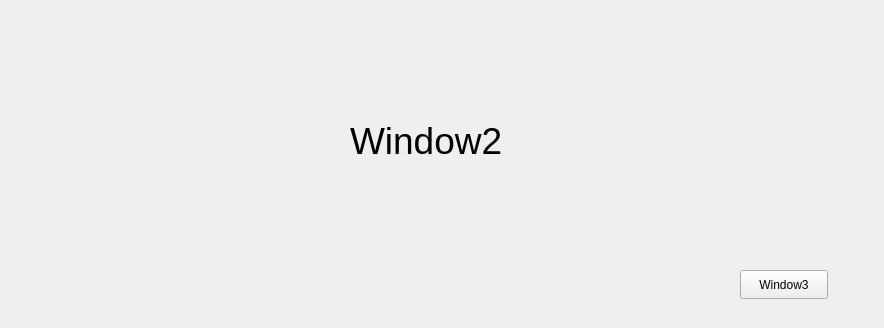
<?xml version="1.0" encoding="UTF-8"?>
<ui version="4.0">
 <class>Form</class>
 <widget class="QWidget" name="Form">
  <property name="geometry">
   <rect>
    <x>0</x>
    <y>0</y>
    <width>884</width>
    <height>328</height>
   </rect>
  </property>
  <property name="windowTitle">
   <string>Form</string>
  </property>
  <widget class="QLabel" name="label">
   <property name="geometry">
    <rect>
     <x>350</x>
     <y>80</y>
     <width>171</width>
     <height>121</height>
    </rect>
   </property>
   <property name="font">
    <font>
     <pointsize>28</pointsize>
    </font>
   </property>
   <property name="text">
    <string>Window2</string>
   </property>
  </widget>
  <widget class="QPushButton" name="btn_2">
   <property name="geometry">
    <rect>
     <x>740</x>
     <y>270</y>
     <width>88</width>
     <height>29</height>
    </rect>
   </property>
   <property name="text">
    <string>Window3</string>
   </property>
  </widget>
 </widget>
 <resources/>
 <connections/>
</ui>
